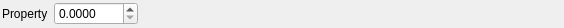
<?xml version="1.0" encoding="UTF-8"?>
<ui version="4.0">
 <class>ConstrainedDoubleWidget</class>
 <widget class="QFrame" name="ConstrainedDoubleWidget">
  <property name="geometry">
   <rect>
    <x>0</x>
    <y>0</y>
    <width>564</width>
    <height>28</height>
   </rect>
  </property>
  <property name="windowTitle">
   <string/>
  </property>
  <layout class="QHBoxLayout" name="horizontalLayout_2">
   <property name="leftMargin">
    <number>2</number>
   </property>
   <property name="topMargin">
    <number>2</number>
   </property>
   <property name="rightMargin">
    <number>2</number>
   </property>
   <property name="bottomMargin">
    <number>2</number>
   </property>
   <item>
    <widget class="QLabel" name="label">
     <property name="text">
      <string>Property</string>
     </property>
    </widget>
   </item>
   <item>
    <widget class="SVDoubleSpinBox" name="spinBox">
     <property name="enabled">
      <bool>true</bool>
     </property>
     <property name="minimumSize">
      <size>
       <width>50</width>
       <height>0</height>
      </size>
     </property>
     <property name="toolTip">
      <string/>
     </property>
     <property name="statusTip">
      <string/>
     </property>
     <property name="decimals">
      <number>4</number>
     </property>
     <property name="maximum">
      <double>9999.989999999999782</double>
     </property>
     <property name="singleStep">
      <double>1.000000000000000</double>
     </property>
     <property name="value">
      <double>0.000000000000000</double>
     </property>
    </widget>
   </item>
   <item>
    <spacer name="horizontalSpacer">
     <property name="orientation">
      <enum>Qt::Horizontal</enum>
     </property>
     <property name="sizeHint" stdset="0">
      <size>
       <width>40</width>
       <height>20</height>
      </size>
     </property>
    </spacer>
   </item>
  </layout>
 </widget>
 <customwidgets>
  <customwidget>
   <class>SVDoubleSpinBox</class>
   <extends>QDoubleSpinBox</extends>
   <header location="global">SVControlWidgets.h</header>
  </customwidget>
 </customwidgets>
 <resources/>
 <connections/>
</ui>
